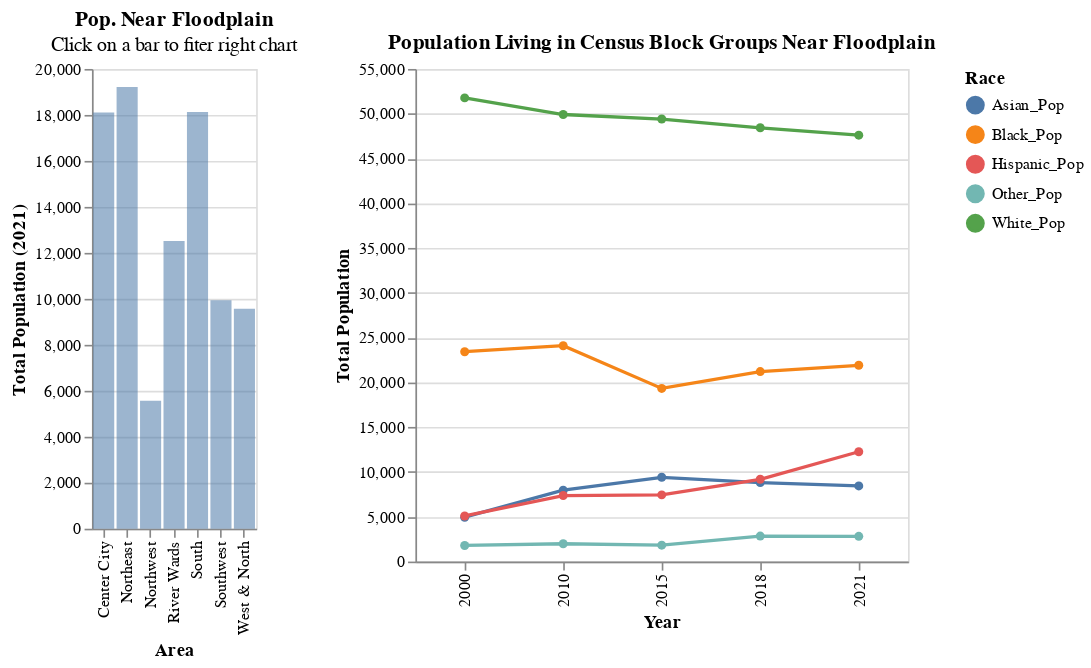

The notebook cell saved with this chart:
### Markdown cell above
# Breakdown by Race and Geography

The chart below provides an interactive visulization which includes cross filtering between two different charts. The upper chart shows data on the population living near the flood plain by race. The lower chart shows data on the 2021 population living in census blocks near the floodplain by region of te city. Click on a bar in the lower chart and the upper chart will update to show just data for the selected geographic section of the city.

### Code cell
selection = alt.selection_point(fields=['region'])

lines = alt.Chart().mark_line(point=True).encode(
    alt.X('year:N').title('Year'),
    alt.Y('sum(Population)').title('Total Population'),
    color='Race',
    tooltip=["year", "Race", "sum(Population)"]
).properties(
    width=300,
    height=300,
    title='Population Living in Census Block Groups Near Floodplain'
).transform_filter(
    selection
)

bars = alt.Chart().mark_bar().encode(
    alt.Y('sum(Population)').title('Total Population (2021)'),
    alt.X('region').title('Area'),
    opacity=alt.condition(selection,'1',alt.value(0.2),legend=None)
    ).add_params(selection).transform_filter(
    alt.FieldEqualPredicate(field='year', equal=2021)
).properties(
    width=100,
    height=280,
    title={
        "text":"Pop. Near Floodplain",
        "subtitle": "Click on a bar to fiter right chart",
    }
)

chart = alt.hconcat(bars,lines, data=flood_tracts_melt)
chart

### Figure 1 — Vega-Lite specification as saved in the notebook (floating-point values rounded to 4 significant figures; data arrays with more than 128 entries replaced by an {"elided": "..."} marker saying what was removed)
{"config": {"view": {"continuousWidth": 300, "continuousHeight": 300}}, "hconcat": [{"mark": {"type": "bar"}, "encoding": {"opacity": {"condition": {"param": "param_6", "field": "1", "legend": null}, "value": 0.2}, "x": {"field": "region", "title": "Area", "type": "nominal"}, "y": {"aggregate": "sum", "field": "Population", "title": "Total Population (2021)", "type": "quantitative"}}, "height": 280, "name": "view_6", "title": {"text": "Pop. Near Floodplain", "subtitle": "Click on a bar to fiter right chart"}, "transform": [{"filter": {"equal": 2021, "field": "year"}}], "width": 100}, {"mark": {"type": "line", "point": true}, "encoding": {"color": {"field": "Race", "type": "nominal"}, "tooltip": [{"field": "year", "type": "quantitative"}, {"field": "Race", "type": "nominal"}, {"aggregate": "sum", "field": "Population", "type": "quantitative"}], "x": {"field": "year", "title": "Year", "type": "nominal"}, "y": {"aggregate": "sum", "field": "Population", "title": "Total Population", "type": "quantitative"}}, "height": 300, "title": "Population Living in Census Block Groups Near Floodplain", "transform": [{"filter": {"param": "param_6"}}], "width": 300}], "data": {"name": "data-2db4672efd50e761656d54a19b4b6e3a"}, "params": [{"name": "param_6", "select": {"type": "point", "fields": ["region"]}, "views": ["view_6"]}], "$schema": "https://vega.github.io/schema/vega-lite/v5.14.1.json", "datasets": {"data-2db4672efd50e761656d54a19b4b6e3a": {"elided": "2290 records"}}}
